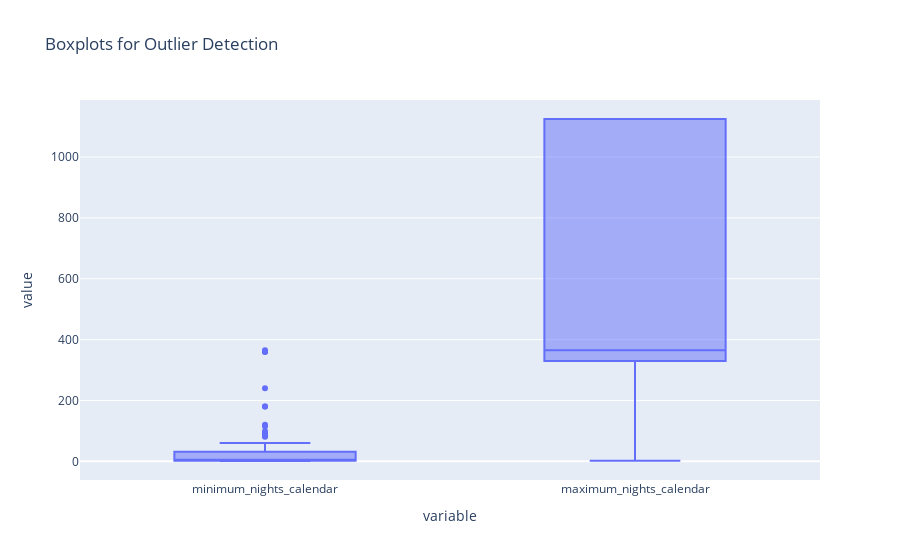

The cell this chart's notebook holds for it:
### Code cell
import plotly.express as px

# --- 8. Outlier Exploration ---

# Step 1: Identify numerical columns after cleaning
numerical_cols = df_cleaned.select_dtypes(include=["float64", "int64"]).columns.tolist()

# Step 2: Calculate IQR-based outliers for each numerical column
outliers = {}
for col in numerical_cols:
    Q1 = df_cleaned[col].quantile(0.25)
    Q3 = df_cleaned[col].quantile(0.75)
    IQR = Q3 - Q1
    lower_bound = Q1 - 1.5 * IQR
    upper_bound = Q3 + 1.5 * IQR
    outliers[col] = {
        "lower_bound": lower_bound,
        "upper_bound": upper_bound,
        "outlier_count": ((df_cleaned[col] < lower_bound) | (df_cleaned[col] > upper_bound)).sum()
    }

# Display outlier counts per column
outliers_df = pd.DataFrame(outliers).T
outliers_df = outliers_df.sort_values("outlier_count", ascending=False)
print("Outlier Counts for Numerical Columns:")
display(outliers_df)

# Step 3: Boxplots for visual exploration of outliers
fig = px.box(df_cleaned, y=numerical_cols, title="Boxplots for Outlier Detection")
fig.show()

### Figure 1 — Plotly figure (JSON) as saved in the notebook; plotly's stock layout.template omitted (floating-point values rounded to 4 significant figures; data arrays with more than 128 entries replaced by an {"elided": "..."} marker saying what was removed)
{"data": [{"alignmentgroup": "True", "hovertemplate": "variable=%{x}<br>value=%{y}<extra></extra>", "legendgroup": "", "marker": {"color": "#636efa"}, "name": "", "notched": false, "offsetgroup": "", "orientation": "v", "showlegend": false, "type": "box", "x": {"elided": "2008 str values"}, "x0": " ", "xaxis": "x", "y": {"elided": "2008 int values"}, "y0": " ", "yaxis": "y"}], "layout": {"boxmode": "group", "legend": {"tracegroupgap": 0}, "title": {"text": "Boxplots for Outlier Detection"}, "xaxis": {"anchor": "y", "domain": [0, 1], "title": {"text": "variable"}}, "yaxis": {"anchor": "x", "domain": [0, 1], "title": {"text": "value"}}}}
